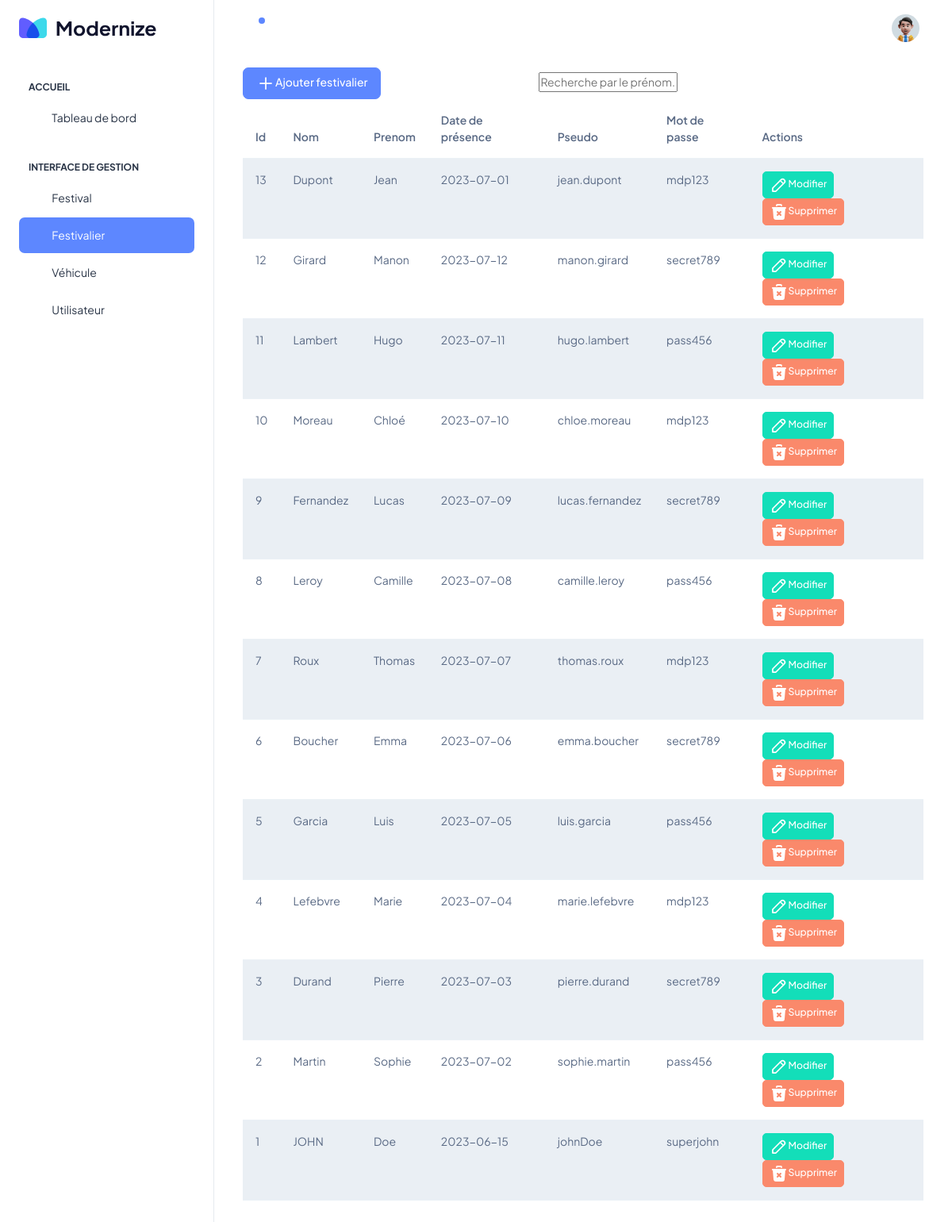
Page /index.php?action=festivalier (signed in) on the committed database.
### tables this page shows
CREATE TABLE IF NOT EXISTS `festivalier` (
  `id_festivalier` int NOT NULL AUTO_INCREMENT,
  `nom_festivalier` varchar(50) NOT NULL,
  `prenom` varchar(50) NOT NULL,
  `date_de_presence` date NOT NULL,
  `pseudo` varchar(50) NOT NULL,
  `mot_de_passe` varchar(50) NOT NULL,
  PRIMARY KEY (`id_festivalier`)
);

### app/Controllers/BaseController.php (called while the page is built, shortened)
<?php
class BaseController
{
    public static function view($view, $data = NULL)
    {
        require "resources/views/" . $view . ".php";
    }
}

### app/Controllers/FestivalierController.php (called while the page is built, shortened)
<?php
class FestivalierController extends BaseController
{
    public static function getModel()
    {
        if (is_null(static::$model)) {
            static::$model = new Festivalier();
        }
        return static::$model;
    }
    public static function indexAction()
    {
        $festivaliers = static::getModel()->latest();
        static::view("festivalier", $festivaliers);
    }
}

### app/models/Model.php (called while the page is built, shortened)
<?php
class Model
{
    protected static $db;
     public function getId_festivalier()
     {
         return $this->id_festivalier;
     }
    public static function database()
    {
        if (is_null(static::$db)) {
            static::$db = new PDO('mysql:dbname=festivoiturage;host=localhost', "root", "");
        }
        return static::$db;
    }
}

### app/models/Festivalier.php (called while the page is built, shortened)
<?php
class Festivalier extends Model
{
    private $nom_festivalier;
    private $prenom;
    private $date_de_presence;
    private $pseudo;
    private $mot_de_passe;
    public function getNom_festivalier()
    {
        return $this->nom_festivalier;
    }
    public function getPrenom()
    {
        return $this->prenom;
    }
    public function getDate_de_presence()
    {
        return $this->date_de_presence;
    }
    public function getPseudo()
    {
        return $this->pseudo;
    }
    public function getMot_de_passe()
    {
        return $this->mot_de_passe;
    }
    public function latest()
    {
        return static::database()->query('SELECT * FROM festivalier order by id_festivalier DESC')
            ->fetchAll(PDO::FETCH_CLASS, __CLASS__);
    }
}

### resources/views/festivalier.php (the view, shortened to what this page needs)
        <a href="index.php?action=createFestivalier" class="btn btn-primary"></i>Ajouter festivalier</a>
&emsp; &emsp; &emsp; &emsp; &emsp; &emsp; &emsp; &emsp; &emsp; &emsp; &emsp; &emsp;  <input type="text" id="myInput" onkeyup="myFunction()" placeholder="Recherche par le prénom..">
    <table class="table table-striped" id="myTable">
        <thead>
        <tr>
            <th>Id</th>
            <th>Nom</th>
            <th>Prenom</th>
            <th>Date de présence</th>
            <th>Pseudo</th>
            <th>Mot de passe</th>
            <th>Actions</th>
        </tr>
        </thead>
        <tbody>
        <?php
        foreach ($data as $festivalier): ?>
            <tr>
                <td><?= $festivalier->getId_festivalier() ?></td>
                <td><?= $festivalier->getNom_festivalier() ?></td>
                <td><?= $festivalier->getPrenom() ?> </td>
                <td><?= $festivalier->getDate_de_presence() ?></td>
                <td><?= $festivalier->getPseudo() ?> </td>
                <td><?= $festivalier->getMot_de_passe() ?> </td>
                <td>
                    <a href="index.php?action=editFestivalier&id_festivalier=<?php echo $festivalier->getId_festivalier() ?>" class="btn btn-success btn-sm">Modifier</a>
                    <a onclick="return confirm('Voulez vous vraiment supprimer le festivalier <?= $festivalier->getPrenom() ?>');" href="index.php?action=destroyFestivalier&id_festivalier=<?php echo $festivalier->getId_festivalier() ?>" class="btn btn-danger btn-sm">Supprimer</a>
                </td>
            </tr>
        <?php endforeach; ?>
        </tbody>
    </table>
    </div>
  </div>
  <?php
$content = ob_get_clean();
include_once 'layout.php';
?>

### index.php (shortened to what this page needs)
<?php
if (isset($_GET['action'])) {
    $action = $_GET['action'];
    switch ($action) {
        case 'festivalier':
            FestivalierController::indexAction();
                        break;
    }
}else{
    IndexController::indexAction();
}

### resources/views/layout.php (shortened to what this page needs)
<!doctype html>
<html lang="en">
<head>
    <link href="https://cdn.jsdelivr.net/npm/bootstrap@5.2.3/dist/css/bootstrap.min.css" rel="stylesheet"
>
    <link rel="stylesheet" href="./assets/css/styles.min.css" />
</head>
<body>
<div class="page-wrapper" id="main-wrapper" data-layout="vertical" data-navbarbg="skin6" data-sidebartype="full"
    data-sidebar-position="fixed" data-header-position="fixed">
    <aside class="left-sidebar">
      <div>
        <div class="brand-logo d-flex align-items-center justify-content-between">
          <a href="./index.html" class="text-nowrap logo-img">
            <img src="./assets/images/logos/dark-logo.svg" width="180" alt="" />
          </a>
        </div>
        <nav class="sidebar-nav scroll-sidebar" data-simplebar="">
          <ul id="sidebarnav">
            <li class="nav-small-cap">
              <span class="hide-menu">Accueil</span>
            </li>
            <li class="sidebar-item">
              <a class="sidebar-link" href="index.php?action=index" aria-expanded="false">
                <span>
                  <i class="ti ti-layout-dashboard"></i>
                </span>
                <span class="hide-menu">Tableau de bord</span>
              </a>
            </li>
            <li class="nav-small-cap">
              <span class="hide-menu">INTERFACE DE GESTION</span>
            </li>
            <li class="sidebar-item">
              <a class="sidebar-link" href="index.php?action=festival" aria-expanded="false">
                <span>
                <i class="ti ti-confetti-off"></i>
                </span>
                <span class="hide-menu">Festival</span>
              </a>
            </li>
            <?php
            if (isset($_SESSION['role'])&&$_SESSION['role']=='Admin') { ?>
              <li class="sidebar-item">
                <a class="sidebar-link" href="index.php?action=festivalier" aria-expanded="false">
                  <span>
                  <i class="ti ti-friends"></i>
                  </span>
                  <span class="hide-menu">Festivalier</span>
                </a>
              </li>
         <?php   }
            ?>
            <li class="sidebar-item">
              <a class="sidebar-link" href="index.php?action=vehicule" aria-expanded="false">
                <span>
                <i class="ti ti-car"></i>
                </span>
                <span class="hide-menu">Véhicule</span>
              </a>
            </li>
            <?php    if (isset($_SESSION['role'])&&$_SESSION['role']=='Admin') { ?>
            <li class="sidebar-item">
              <a class="sidebar-link" href="index.php?action=utilisateur" aria-expanded="false">
                <span>
                <i class="ti ti-users"></i>
                </span>
                <span class="hide-menu">Utilisateur</span>
              </a>
            </li>
            <?php   }
            ?>
          </ul>
        </nav>
      </div>
    </aside>
    <div class="body-wrapper">
      <header class="app-header">
        <nav class="navbar navbar-expand-lg navbar-light">
          <ul class="navbar-nav">
            <li class="nav-item">
              <a class="nav-link nav-icon-hover" href="javascript:void(0)">
                <i class="ti ti-bell-ringing"></i>
                <div class="notification bg-primary rounded-circle"></div>
              </a>
            </li>
          </ul>
          <div class="navbar-collapse justify-content-end px-0" id="navbarNav">
            <ul class="navbar-nav flex-row ms-auto align-items-center justify-content-end">
              <li class="nav-item dropdown">
                <a class="nav-link nav-icon-hover" href="javascript:void(0)" id="drop2" data-bs-toggle="dropdown"
                  aria-expanded="false">
                  <img src="./assets/images/profile/user-1.jpg" alt="" width="35" height="35" class="rounded-circle">
                </a>
              </li>
            </ul>
          </div>
        </nav>
      </header>
      <div class="container-fluid">
        <div class="container-fluid">
        <?= $content ?>
    </div>
  </div>
</body>
</html>

### rows in the picture
festivalier: id_festivalier "13", nom_festivalier "Dupont", prenom "Jean", date_de_presence "2023-07-01", pseudo "jean.dupont", mot_de_passe "mdp123"
festivalier: id_festivalier "12", nom_festivalier "Girard", prenom "Manon", date_de_presence "2023-07-12", pseudo "manon.girard", mot_de_passe "secret789"
festivalier: id_festivalier "11", nom_festivalier "Lambert", prenom "Hugo", date_de_presence "2023-07-11", pseudo "hugo.lambert", mot_de_passe "pass456"
festivalier: id_festivalier "10", nom_festivalier "Moreau", prenom "Chloé", date_de_presence "2023-07-10", pseudo "chloe.moreau", mot_de_passe "mdp123"
festivalier: id_festivalier "9", nom_festivalier "Fernandez", prenom "Lucas", date_de_presence "2023-07-09", pseudo "lucas.fernandez", mot_de_passe "secret789"
festivalier: id_festivalier "8", nom_festivalier "Leroy", prenom "Camille", date_de_presence "2023-07-08", pseudo "camille.leroy", mot_de_passe "pass456"
festivalier: id_festivalier "7", nom_festivalier "Roux", prenom "Thomas", date_de_presence "2023-07-07", pseudo "thomas.roux", mot_de_passe "mdp123"
festivalier: id_festivalier "6", nom_festivalier "Boucher", prenom "Emma", date_de_presence "2023-07-06", pseudo "emma.boucher", mot_de_passe "secret789"
festivalier: id_festivalier "5", nom_festivalier "Garcia", prenom "Luis", date_de_presence "2023-07-05", pseudo "luis.garcia", mot_de_passe "pass456"
festivalier: id_festivalier "4", nom_festivalier "Lefebvre", prenom "Marie", date_de_presence "2023-07-04", pseudo "marie.lefebvre", mot_de_passe "mdp123"
festivalier: id_festivalier "3", nom_festivalier "Durand", prenom "Pierre", date_de_presence "2023-07-03", pseudo "pierre.durand", mot_de_passe "secret789"
festivalier: id_festivalier "2", nom_festivalier "Martin", prenom "Sophie", date_de_presence "2023-07-02", pseudo "sophie.martin", mot_de_passe "pass456"
festivalier: id_festivalier "1", nom_festivalier "JOHN", prenom "Doe", date_de_presence "2023-06-15", pseudo "johnDoe", mot_de_passe "superjohn"
